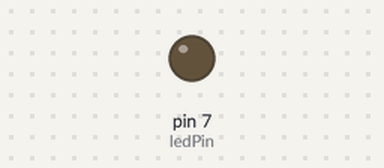
Bench run of a sketch on a simulated Arduino Uno, built with avr-gcc and run on an emulated ATmega328P. On the bench: output pins drawn as LEDs (lit = HIGH). Dashed ring = blinking. What the sketch prints to the serial monitor is not drawn. At 2.0 s the program stops and its outputs stay as they are.

Above: at 0.5 s.
At 1.85 s:
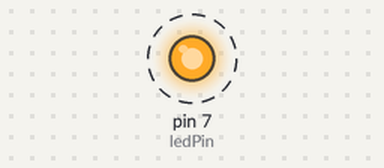
Timing chart, 0 to 3.0 s (numbered marks = the images above):
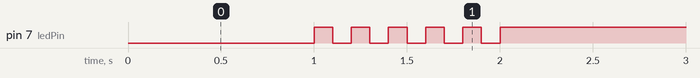

Measured:
- by itself, pin 7 (ledPin): alternates HIGH for 0.10 s and LOW for 0.10 s, 11 changes in all, then stays HIGH

The sketch:

05_practice_2.ino
```cpp
const int ledPin = 7;

void setup() {
  pinMode(ledPin, OUTPUT);
  Serial.begin(9600);
}

void loop() {
  digitalWrite(ledPin, 0);
  delay(1000);

  for (int i = 0; i < 5; i++) {
    digitalWrite(ledPin, 1);
    delay(100);
    digitalWrite(ledPin, 0);
    delay(100);
  }

  digitalWrite(ledPin, 1);

  Serial.println("LED is off");

  while (1) {
  }
}
```
